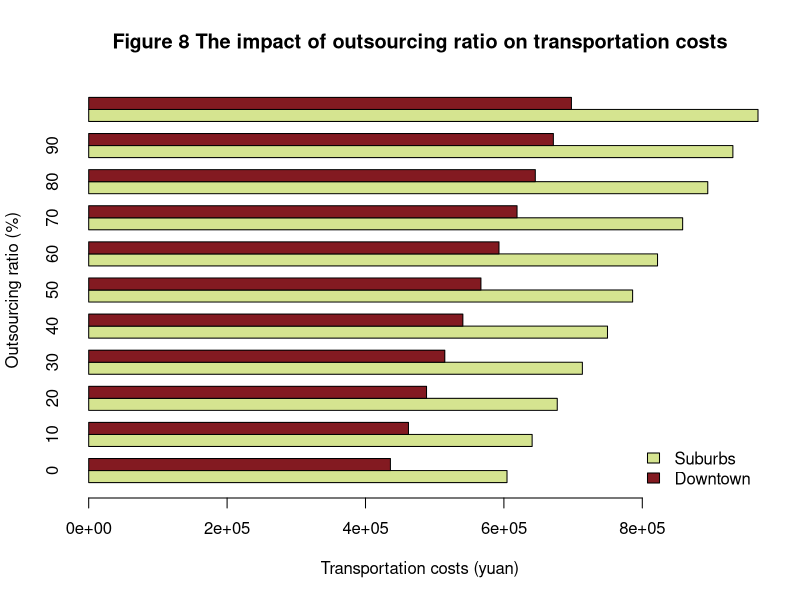

R code for this plot:
#绘制不同外包比例，对成本的影响（同样分市区和郊区来进行比较）
#1图
par(mfrow = c(1,1))
draw_data <- as.matrix(data.frame(CP_A=c(604507.0975,436006.7708),
                                  CP_B=c(640806.9921,462106.6657),
                                  CP_C=c(677106.8742,488206.5482),
                                  CP_D=c(713406.7405,514606.4135),
                                  CP_E=c(749706.5862,540706.2596),
                                  CP_F=c(786006.4036,566806.0776),
                                  CP_G=c(822006.1821,592905.8551),
                                  CP_H=c(858305.8944,619005.5683),
                                  CP_I=c(894605.4889,645405.1591),
                                  CP_J=c(930904.7958,671504.4659),
                                  CP_K=c(967200,697600)))
colnames(draw_data) <- c("0","10","20","30","40","50","60","70","80","90","100")  



#categories <- ("Suburbs","Urban") 
colors <- c("#D5E490","#831A21")

a <- barplot(draw_data,main="Figure 8 The impact of outsourcing ratio on transportation costs",xlab="Transportation costs (yuan)",ylab="Outsourcing ratio (%)",col=colors,horiz = TRUE,beside= TRUE)

par(bg="#F2EBE5")




legend("bottomright",
       legend = c("Suburbs","Downtown"),
       fill = c("#D5E490","#831A21"),
       bty="n",
       cex=1)
